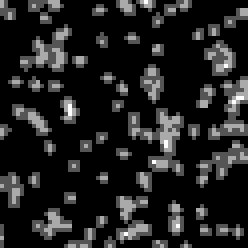
#> input picture data/beads_60x_still_02.tif, 62 x 62 px, found by its file name (shown 4 times larger)
$ python run.py --image beads_60x_still_02.tif --gain 4.23
#> lines starting #> are read from the running program, lines starting #| are printed output that depends on the picture
#> in main, img is the input picture: shape (62, 62) uint16; min 85, max 904, mean 233
#| beads_60x_still_02.tif  (62, 62)  gain=4.23
### gsolve.py
"""Emitter detection and localization: FIND -> SPLIT -> PRUNE, with a Laplace
Bayes factor as the accept rule and a bounded Poisson MLE as the fit.

Pipeline
--------
    d_e = (raw - offset) / gain              photoelectrons; everything below
                                             assumes these units
    repeat until a round changes nothing:
        FIND     LoG peaks on the variance-normalized residual  -> candidates
        ADD      fit K and K+1 on the candidate's window, accept on log BF > 0
        SPLIT    for each emitter, propose two along the residual quadrupole
                 axis, accept on log BF > 0
        REFINE   joint re-fit at fixed N, then re-estimate the background
    REFINE                                   settle before removal is scored
    repeat until nothing is removed:
        PRUNE    per-emitter removal test, faintest first
        REFINE

The loop is monotone in N: ADD and SPLIT only increase it, PRUNE only
decreases it, and they do not alternate. There is no fixed point to chase and
no move that can undo another, so termination is structural.

Layers this depends on
----------------------
    psf         pixel-integrated Gaussian, model and Jacobian
    lmga        bounded Poisson-MLE optimizer (Coleman-Li affine scaling)
    evidence    Laplace log Bayes factor and its conditioning guard
    patches     grouping of emitters into jointly-fittable patches
    moves       proposal constructors (pure theta -> theta transformations)
    calibrate   gain, robust background, model rendering

Model selection is confined to `_try_add`, `_try_split` and `_prune`. `refine`
proposes nothing and is the only place the reported parameters and standard
errors are produced.
"""

import numpy as np
import scipy.ndimage as ndi

import calibrate
import evidence
import lmga
import moves
import patches as patch_mod
import psf
from structs import DetectResult

__all__ = ["detect", "find_candidates", "background_map", "refine"]


LINK_FACTOR = 2.5   # emitters within this many sigma are fitted jointly
HALO_FACTOR = 5.0   # ... and beyond it are frozen into the model as a constant
BBOX_PAD = 3.0      # sigma of pixel context around a group's extreme emitters
CAND_THRESHOLD = calibrate.LOG_SEED_THRESHOLD

PRUNE_TAU = 2.0
# A / SE(A), measured on the joint fit, below which `_prune` removes an emitter
# outright instead of scoring it. Three roles:
#
#   - it is the pipeline's precision/recall dial, and the only one left;
#   - it forces removal where the Laplace evidence cannot be computed. A
#     collapsed pair's Fisher matrix is singular along its separation
#     direction, so var(A) diverges and A/SE goes to zero on its own; the
#     Bayes factor there would argue to KEEP the pair, harder the more
#     degenerate it is.
#   - it keeps the Laplace approximation inside its domain of validity. That
#     is a claim about the approximation, not a significance test: the Laplace
#     form integrates the added dimensions against an UNBOUNDED Gaussian of
#     width SE(A), while the true posterior is truncated at A >= 0. When the
#     mode sits less than a few SE from that boundary the Gaussian spills
#     across it and the posterior volume -- hence the evidence -- is
#     overstated.
#
# That overstatement is not a bounded nuisance, it diverges. The emitter's 3x3
# block of F has F_AA = O(1) but F_yy, F_xx proportional to A^2, so |F| ~ A^4
# and the Laplace volume |F|^-1/2 ~ A^-2. Holding a second emitter at a fixed
# amplitude and shrinking it (one real emitter, 11x11 patch, bg 4 e-):
#
#     A_2      dI      -0.5 dlog|F|    log BF for ADDING it
#    30.0    3.771         2.042             -2.77
#     3.0    0.727         6.237             -1.60
#     1.0    0.045        10.302             +1.78
#     0.1    0.025        13.191             +4.65
#     0.01   0.003        17.699             +9.14
#
# dI goes to zero -- the emitter explains nothing -- while the Occam term,
# whose whole job is to charge for complexity, PAYS about 4.5 nats per decade
# for making it fainter. Any greedy search with an honest optimizer walks
# straight into that, which is why the guard cannot be dropped.
#
# Calibrated against exact 4-D numerical integration of the same posterior,
# binned by A/SE(A) (mean signed error of the Laplace log BF, and the largest
# absolute error in the bin):
#
#     A/SE(A)     n     mean err    max |err|
#       0-1       9      -0.59        3.22
#       1-2      11      -0.80        1.70
#       2-3       7      -0.74        1.22
#       3-4       4      -0.26        0.61
#       4-6       4      -0.22        0.28
#       6-10      4      +0.01        0.06
#      10+       31      -0.14        1.70
#
# The approximation is trustworthy from about 3 SE outward and degrades below
# it. Validity alone would argue for 3.0; raising it that far costs
# localization as well as recall, because removing one member of a real close
# pair leaves the survivor absorbing both fluxes and sitting between them.
# 2.0 is the measured optimum on both bead frames.

SPLIT_DISPS = (1.0, 1.6)
# Displacements, in sigma, at which a split is proposed. Below ~1 sigma a pair
# is not identifiable and the evidence refuses it; beyond ~2 sigma FIND already
# produces a separate LoG peak and the split is redundant.

BG_KERNEL = 25          # side, px, of the window the background surface uses
BG_FLOOR = 1e-3         # W = 1/m is singular at m = 0; far below one e-
BG_MASK_RADIUS = 3.0    # sigma; emitter support excluded from the estimate
BG_MIN_PIXELS = 25      # unmasked pixels a window needs before it is believed

REFINE_SWEEPS = 4       # see `refine`
REFINE_TOL = 1e-3       # px; position shift below which a sweep is a no-op


# [46 lines left out: function background_map, not called in this run]


def render(positions, amplitudes, sigma, bmap):
    """Full model image: the background surface plus every emitter's PSF."""
    bmap = np.asarray(bmap, float)
    return bmap + calibrate.render_model(positions, amplitudes, sigma,
                                         bmap.shape, 0.0)


def _window_bg(bmap, y0, x0, y1, x1):
    """Split this window's background into (level, shape).

    The fit keeps its free scalar `b`, started at `level`; `shape` is the
    background's variation across the window and enters as a known additive
    term, like a frozen emitter.

    The split keeps `b` strictly interior. Folding the whole surface into the
    known term would leave `b` wanting to be 0, which is its lower bound, and
    `lmga`'s Coleman-Li scaling collapses every coordinate's step when any one
    parameter sits on a bound.
    """
    win = bmap[y0:y1, x0:x1]
    level = float(np.median(win))
    return level, win - level


# [71 lines left out: functions _refine_sweep, refine, not called in this run]


def find_candidates(d_e, model, sigma, positions, threshold=CAND_THRESHOLD):
    """LoG peaks on the variance-normalized residual, brightest first.

    Runs on the residual of the current model, not on the image, so an emitter
    already modelled is not proposed again; the proximity veto below catches
    what survives on a neighbour's wing.

    Normalizing by sqrt(model) before the filter is what makes one threshold
    valid across the frame: under Poisson noise the residual's scale is the
    square root of the mean, so the ratio is on a fixed sigma scale wherever
    the model puts flux.
    """
    resid = d_e - model
    nr = resid / np.sqrt(np.maximum(model, 1e-6))
    log_f = -ndi.gaussian_laplace(nr, sigma)
    win = 2 * int(np.ceil(sigma)) + 1
    peaks = (log_f == ndi.maximum_filter(log_f, size=win)) & (log_f > threshold)
    ys, xs = np.nonzero(peaks)
    if len(ys) == 0:
        return np.empty((0, 2)), np.empty(0), np.empty(0)

    cand = np.stack([ys, xs], axis=1).astype(float)
    strength = log_f[ys, xs]
    if len(positions):
        d = np.min(np.linalg.norm(
            cand[:, None, :] - np.atleast_2d(positions)[None, :, :], axis=-1),
            axis=1)
        keep = d > sigma
        cand, strength = cand[keep], strength[keep]
        ys, xs = ys[keep], xs[keep]
    if len(cand) == 0:
        return np.empty((0, 2)), np.empty(0), np.empty(0)

    amp = np.maximum(resid[ys, xs], 1e-2) / psf.peak_factor(sigma)
    order = np.argsort(-strength)
    return cand[order], amp[order], strength[order]


def _window(positions, cand, sigma, shape, k_max):
    """(free_indices, frozen_indices, bbox) for the local fit around `cand`.

    Free: existing emitters close enough that adding `cand` changes their
    estimates, capped at `k_max - 1` nearest so the joint Fisher matrix stays
    small. Frozen: everything else near enough to contribute flux, folded in
    as a constant. Both radii are `patches.py`'s.

    `BBOX_PAD = 3 sigma` captures 100% of an isolated emitter's position
    information and ~90% of its amplitude information; widening it changes no
    measured outcome and costs runtime linearly in window area.
    """
    n = len(positions)
    if n == 0:
        free = np.empty(0, dtype=int)
    else:
        d = np.linalg.norm(np.atleast_2d(positions) - cand, axis=1)
        near = np.argsort(d)
        free = near[d[near] <= LINK_FACTOR * sigma][:k_max - 1]

    pts = np.vstack([np.atleast_2d(positions)[free], cand[None, :]]) \
        if len(free) else cand[None, :]
    pad = BBOX_PAD * sigma
    y0 = max(0, int(np.floor(pts[:, 0].min() - pad)))
    x0 = max(0, int(np.floor(pts[:, 1].min() - pad)))
    y1 = min(shape[0], int(np.ceil(pts[:, 0].max() + pad)) + 1)
    x1 = min(shape[1], int(np.ceil(pts[:, 1].max() + pad)) + 1)

    if n:
        others = np.setdiff1d(np.arange(n), free)
        py = np.clip(positions[others, 0], y0, y1 - 1)
        px = np.clip(positions[others, 1], x0, x1 - 1)
        d = np.hypot(positions[others, 0] - py, positions[others, 1] - px)
        frozen = others[d <= HALO_FACTOR * sigma]
    else:
        frozen = np.empty(0, dtype=int)
    return free, frozen, (y0, x0, y1, x1)


A_MIN_REL = 1e-6
# The amplitude floor a fit may not go below, as a fraction of the window's own
# `A_max`; `moves.A_MIN` is the absolute backstop. The floor has to be relative
# because
# what it protects is a RATIO. An emitter's position block of the Fisher
# matrix scales as A^2, so at bead fluxes of ~2000 e- an amplitude of 1e-4
# puts those entries at ~5.7e-12 against a largest diagonal of ~768 -- a ratio
# of 3e-14, about 130x float64 epsilon. At that point log|F| is numerical
# noise, the Occam term of every Bayes factor built on it is noise with it,
# and the LM step along that direction is unbounded: traced on such a patch,
# the fit predicted a 5.2e4 nat decrease, delivered 1.05e-3, and crawled for
# 3000+ iterations still 364 nats above the optimum.
#
# Measured ratio of smallest to largest diag(F) with a second emitter parked
# at the floor:
#
#     floor / A_max     min/max diag(F)
#       0 (1e-4 abs)        3.0e-14      <- float64 noise
#           1e-6            6.4e-10
#           1e-4            4.8e-07      (saturates; a different parameter
#           3e-3            4.8e-07       becomes the smallest)
#
# 1e-6 buys six orders of margin over epsilon while remaining physically
# negligible -- on a bead patch it is a floor of ~0.02 e- of total flux. A
# larger floor would start to express an opinion about how faint an emitter
# may be, and that decision belongs to `_prune` and the Bayes factor, not to a
# numerical guard. The absolute floor is only a backstop for a window whose
# `A_max` is itself tiny.
#
# Note this cannot be enforced downstream in `evidence.logdet_cond` instead:
# no test on F alone distinguishes an uninformed parameter from a well-posed
# matrix in badly scaled units. Here the flux scale is known, so it can.


def _bounds(K, h, w, b_max, A_max):
    """Box constraints for one window's fit, in LOCAL coordinates.

    Positions are confined to the sub-image. Letting a centre leave the frame
    was tried -- it lets the fit put rim flux where it actually came from --
    and measurably lost real detections elsewhere, so the bounds stay closed.
    """
    a_min = max(moves.A_MIN, A_MIN_REL * A_max)
    lo = [0.0]
    hi = [b_max]
    for _ in range(K):
        lo += [a_min, -0.5, -0.5]
        hi += [A_max, h - 0.5, w - 0.5]
    return np.asarray(lo), np.asarray(hi)


def _fit_window(sub, yy, xx, sigma, halo, theta0, max_iter=100):
    K = (len(theta0) - 1) // 3
    smax = max(float(sub.max()), 1.0)
    b_max = max(smax * 4.0, 10.0)
    A_max = 8.0 * smax / psf.peak_factor(sigma)
    lo, hi = _bounds(K, sub.shape[0], sub.shape[1], b_max, A_max)
    th0 = np.clip(np.asarray(theta0, float), lo + 1e-9, hi - 1e-9)
    return lmga.fit(th0, yy, xx, sigma, sub, lo, hi, halo=halo,
                    max_iter=max_iter)


def _halo_image(positions, amplitudes, frozen, sigma, yy, xx, y0, x0, base):
    """`base` plus the frozen emitters' contribution, in window coordinates."""
    if not len(frozen):
        return base
    return base + psf.model(psf.pack(0.0, amplitudes[frozen],
                                     positions[frozen, 0] - y0,
                                     positions[frozen, 1] - x0),
                            yy, xx, sigma)


def _try_add(d_e, positions, amplitudes, bmap, cand, camp, sigma,
             lam, A_s, k_max):
    """Score adding one emitter. Returns (accepted, positions, amplitudes).

    Both models are fitted on the SAME pixels with the SAME frozen halo and
    differ only by the one emitter, which is what makes their I-divergences
    differencable into a Bayes factor.

    On acceptance the whole window's refitted parameters are written back:
    adding a source shifts its neighbours, and keeping their stale values
    would leave the model worse than the fit that justified the acceptance.

    The only conditions that can block the move are `log BF <= 0` and
    `COND_GUARD` -- an ill-conditioned Fisher matrix makes the Occam term
    meaningless, so it is not weighed against anything. A pre-fit significance
    screen on A/SE is deliberately absent: measured, it refused 68-79% of every
    true emitter lost inside 2 sigma before the Bayes factor could vote, while
    the Bayes factor itself refused none of them. Degenerate configurations are
    removed by `_prune`, after a joint fit, on more information.
    """
    free, frozen, (y0, x0, y1, x1) = _window(positions, cand, sigma,
                                             d_e.shape, k_max)
    sub = np.asarray(d_e[y0:y1, x0:x1])
    h, w = sub.shape
    yy, xx = np.mgrid[0:h, 0:w] * 1.0

    level, halo = _window_bg(bmap, y0, x0, y1, x1)
    halo = _halo_image(positions, amplitudes, frozen, sigma, yy, xx,
                       y0, x0, halo)

    loc = (positions[free] - np.array([y0, x0])) if len(free) \
        else np.empty((0, 2))
    a0 = amplitudes[free] if len(free) else np.empty(0)

    th_b = psf.pack(level, a0, loc[:, 0], loc[:, 1])
    r_b = _fit_window(sub, yy, xx, sigma, halo, th_b)

    cl = cand - np.array([y0, x0])
    th_a = psf.pack(level, np.append(a0, camp),
                    np.append(loc[:, 0], cl[0]), np.append(loc[:, 1], cl[1]))
    r_a = _fit_window(sub, yy, xx, sigma, halo, th_a)

    log_bf, cond = evidence.log_bf_add(
        r_b.I, r_a.I, r_b.F, r_a.F,
        float(np.sum(psf.unpack(r_b.theta)[1])),
        float(np.sum(psf.unpack(r_a.theta)[1])),
        len(free), lam, A_s)
    if not np.isfinite(log_bf) or log_bf <= 0 or cond > evidence.COND_GUARD:
        return False, positions, amplitudes

    _, A, cy, cx = psf.unpack(r_a.theta)
    new_pos = np.stack([cy + y0, cx + x0], axis=1)
    if len(free):
        positions = positions.copy()
        amplitudes = amplitudes.copy()
        positions[free] = new_pos[:len(free)]
        amplitudes[free] = A[:len(free)]
    positions = np.vstack([positions, new_pos[-1][None, :]]) if len(positions) \
        else new_pos[-1][None, :]
    amplitudes = np.append(amplitudes, A[-1])
    return True, positions, amplitudes


# [212 lines left out: functions _try_split, _split_pass, _amplitude_var, _prune, _update_bg, not called in this run]


def detect(data_img, sigma=1.2, offset=0.0, gain=None, lam0=0.02, A_s0=None,
           k_max=12, max_rounds=6, threshold=CAND_THRESHOLD, prune=True,
           split=True, bg_kernel=BG_KERNEL, max_settle=4, verbose=1):
    """Full detection. Returns a `DetectResult`.

    `max_rounds` is a safety stop, not the termination condition: the loop ends
    when a round accepts nothing, which it must eventually do because every
    accepted emitter lowers the residual that produces the candidates.

    `bg_kernel=None` fixes the background at one scalar for the whole frame;
    any integer estimates a surface on that window. The surface is re-estimated
    once per round from the current emitter model, so background and emitters
    are fitted by backfitting rather than simultaneously. It changes the
    reported amplitudes by less than the seed-to-seed noise, because every fit
    already has a free background scalar over a 9-13 px window and a background
    smooth on the scale of the frame is nearly constant over one. What it does
    buy is a cleaner residual on real frames.
    """
#> called with sigma = 1.2, offset = 100, gain = 4.23, lam0 = 0.02, k_max = 12, max_rounds = 6, threshold = 1.5, prune = True
    raw = np.asarray(data_img, dtype=float)
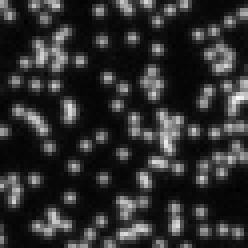
#> raw: shape (62, 62) float64 (shown 4 times larger); min 85, max 904, mean 233; drawn with min black and max white
    H, W = raw.shape
    g_eff = calibrate.estimate_gain(raw, offset) if gain is None else float(gain)
#> g_eff = 4.23
    d_e = (raw - offset) / g_eff

    b0 = float(np.percentile(d_e, 10.0))
#> b0 = 2.36
    bmap = np.full((H, W), max(b0, BG_FLOOR))
#> bmap: shape (62, 62) float64; every value is 2.36
    if A_s0 is None:
        A_s0 = max(float(d_e.max()) - b0, 10.0) / psf.peak_factor(sigma)
#> A_s0 = 1798.3
    lam, A_s = lam0, A_s0
#> lam = 0.02; A_s = 1798.3

    positions = np.empty((0, 2))
    amplitudes = np.empty(0)
    history = []

    for rnd in range(max_rounds):
        model = render(positions, amplitudes, sigma, bmap)
        cand, camp, _ = find_candidates(d_e, model, sigma, positions, threshold)
        n_added = 0
        for c, a in zip(cand, camp):
            # Re-check proximity: an earlier acceptance in THIS round may have
            # already claimed this candidate's flux.
            if len(positions) and np.min(np.linalg.norm(
                    positions - c, axis=1)) <= sigma:
                continue
            ok, positions, amplitudes = _try_add(
                d_e, positions, amplitudes, bmap, c, a, sigma,
                lam, A_s, k_max)
            n_added += int(ok)

        # SPLIT runs on the model the adds just produced: an emitter only looks
        # like an unresolved pair once its neighbourhood is otherwise
        # explained, and splitting against a model still missing a nearby
        # source mostly splits emitters into that source's flux.
        n_split = 0
        if split:
            if n_added:
                model = render(positions, amplitudes, sigma, bmap)
            positions, amplitudes, n_split = _split_pass(
                d_e, positions, amplitudes, bmap, sigma, lam, A_s,
                k_max, model)

        if n_added or n_split:
            # One sweep here; the round loop is the outer iteration.
            positions, amplitudes, _ = refine(
                d_e, positions, amplitudes, sigma, bmap, k_max=k_max,
                max_sweeps=1)
            lam = max(len(positions) / float(H * W), 1e-6)
            if len(amplitudes):
                A_s = max(float(np.mean(amplitudes)), 1.0)
            # Re-estimated only AFTER the emitters have been re-fitted, and
            # only from the emitter model with no background in it.
            bmap = _update_bg(d_e, positions, amplitudes, sigma, bmap,
                              bg_kernel)

        history.append(dict(round=rnd, N=len(positions), added=n_added,
                            split=n_split, candidates=len(cand),
                            background=float(np.median(bmap))))
        if verbose >= 1:
            print(f"  [round {rnd}] {len(cand):3d} candidates, "
                  f"{n_added:3d} added, {n_split:3d} split "
                  f"-> N={len(positions):3d}  "
                  f"bg={np.median(bmap):.3f} "
                  f"[{bmap.min():.2f}, {bmap.max():.2f}]")
        if n_added == 0 and n_split == 0:
            break
#> this loop made 1 pass
#> pass 1, in find_candidates, `log_f = -ndi.gaussian_laplace(nr, sigma)`:
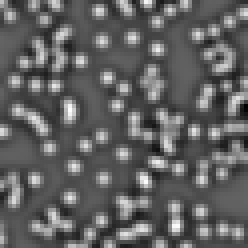
#> log_f: shape (62, 62) float64 (shown 4 times larger); min -20.97, max 33.66, mean 0; drawn with min black and max white
#> after the loop, amplitudes = empty array; history = []; positions = empty array
#> (the rest of the program and of its run is left out)
